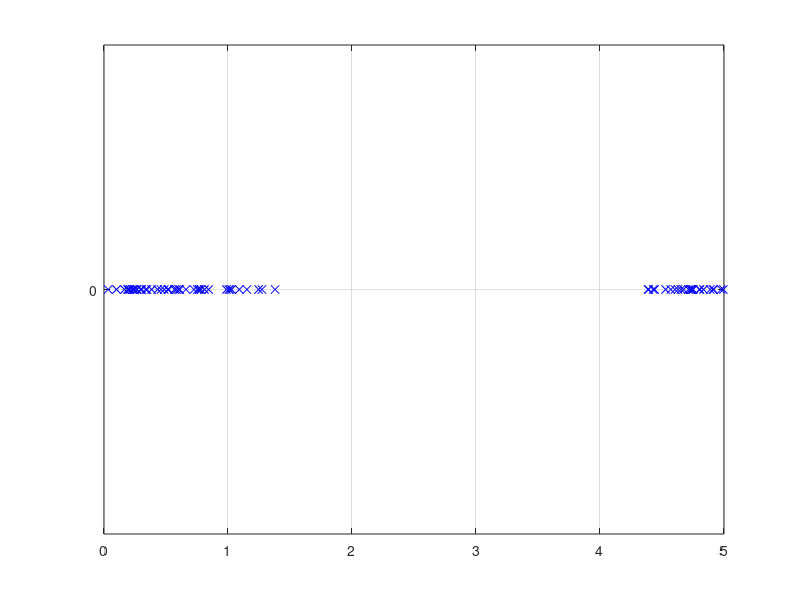

This figure's MATLAB source: (Note: this script raises an error after producing the figure.)
CC = [0.810349
4.88926
0.209177
1.02978
0.459366
0.432163
4.38728
1.09111
4.52923
4.72828
4.71446
4.73302
0.305069
0.517227
0.724884
0.235687
1.27307
0.602448
0.611176
4.99451
0.843811
4.74619
0.485886
4.42918
0.752243
4.57082
0.584641
0.190338
0.100494
4.62949
0.295654
0.383972
4.6731
4.60416
0.987488
0.766632
1.15234
4.80643
4.97665
4.65262
1.01572
0.197144
4.91098
4.73489
0.661469
4.75125
0.568909
0.165405
4.39255
4.44058
0.266296
4.83484
0.783112
0.227234
0.77002
4.80139
1.00681
0.245697
0.336792
0.263306
0.516144
0.521423
1.37982
0.346863
1.24701
0.0339966
4.91724];

sps = 5.0;

figure(1);
clf;
plot(CC, zeros(numel(CC),1), 'xb');
set(gca,'YTick',[0]);
grid on;

figure(2);
AA = CC*2*pi/sps;
polar_edf(AA, ones(numel(AA),1), 'xb');
grid off;
